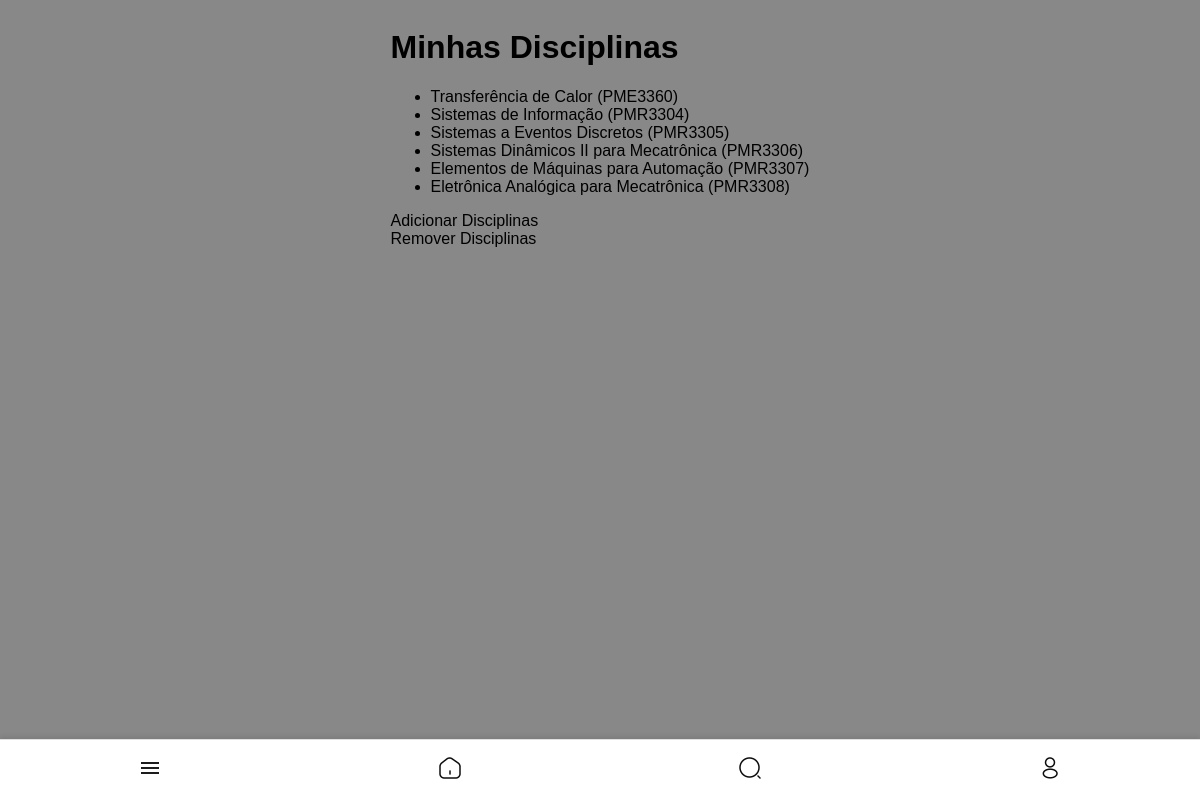
/disciplinas/ (signed in), run on the app's committed database.
### core/models.py (models this page shows, shortened)
class UserDiscipline(models.Model):
    user = models.ForeignKey(User, on_delete=models.CASCADE, related_name='user_disciplines')
    disciplina = models.ForeignKey(Disciplina, on_delete=models.CASCADE)
    added_at = models.DateTimeField(auto_now_add=True)
    class Meta:
        unique_together = ('user', 'disciplina')

class Disciplina(models.Model):
    nome = models.CharField(max_length=255)
    codigo = models.CharField(max_length=50)
    semestre = models.CharField(max_length=50)
    curso = models.CharField(max_length=255)
    tipo = models.CharField(max_length=50)

### core/views.py (the view)
# urls.py: path('disciplinas/', views.disciplinas, name='disciplinas'),
@login_required
def disciplinas(request):
    if request.user.user_type not in ['aluno', 'representante']:
        return HttpResponseForbidden("Você não tem permissão para acessar esta página.")
    user_disciplines = UserDiscipline.objects.filter(user=request.user).select_related('disciplina')
    return render(request, 'core/disciplinas.html', {
        'user_disciplines': user_disciplines,
    })

### templates/core/disciplinas.html (shortened to what this page needs)
{% extends 'core/base.html' %}
{% block content %}
    <h1>Minhas Disciplinas</h1>
    <ul>
        {% for user_discipline in user_disciplines %}
        <li>
            {{ user_discipline.disciplina.nome }} ({{ user_discipline.disciplina.codigo }})
        </li>
        {% empty %}
        <li>Você não adicionou nenhuma disciplina ainda.</li>
        {% endfor %}
    </ul>
    <a href="{% url 'adicionar_disciplinas' %}">Adicionar Disciplinas</a><br>
    <a href="{% url 'remover_disciplinas' %}">Remover Disciplinas</a>
{% endblock %}

### templates/core/base.html (shortened to what this page needs)
{% load static %}
<!DOCTYPE html>
<html lang="pt-br">
<head>
    <link rel="stylesheet" type="text/css" href="{% static 'style.css' %}?v={{ timestamp }}">
    <link rel="stylesheet" href="https://cdnjs.cloudflare.com/ajax/libs/font-awesome/5.15.4/css/all.min.css">
</head>
<body>
    <main>
        {% block content %}
        {% endblock %}
    </main>
    {% if user.is_authenticated %}
    <div class="bottom-nav">
        <a href="#menu" class="nav-item menu-toggle">
            <img src="{% static 'menu.png' %}" alt="Menu">
        </a>
        <a href="{% url 'home' %}" class="nav-item">
            <img src="{% static 'home-2.png' %}" alt="Home">
        </a>
        <a href="#search" class="nav-item">
            <img src="{% static 'search.png' %}" alt="Search">
        </a>
        <a href="#profile" class="nav-item">
            <img src="{% static 'profile.png' %}" alt="Profile">
        </a>
    </div>
    {% endif %}
</body>
</html>

### media/style.css (style rules this page uses)
body { font-family: Arial, sans-serif; background-color: #888; display: flex; flex-direction: column; align-items: center; }
a { text-decoration: none; color: #000000; }
.bottom-nav { position: fixed; bottom: 0; left: 0; width: 100%; height: min(60px, 20vw); background-color: #fff; display: flex; flex-direction: row; justify-content: space-around; align-items: center; border-top: 1px solid #e0e0e0; box-shadow: 0 -2px 5px rgba(0, 0, 0, 0.1); z-index: 600; }
.nav-item { flex: 1; text-align: center; color: #333; text-decoration: none; position: relative; }
.nav-item img { width: min(24px, 8vw); height: min(24px, 8vw); filter: grayscale(100%); }

### data on the page
UserDiscipline: disciplina.nome "Transferência de Calor", disciplina.codigo "PME3360"
UserDiscipline: disciplina.nome "Sistemas de Informação", disciplina.codigo "PMR3304"
UserDiscipline: disciplina.nome "Sistemas a Eventos Discretos", disciplina.codigo "PMR3305"
UserDiscipline: disciplina.nome "Sistemas Dinâmicos II para Mecatrônica", disciplina.codigo "PMR3306"
UserDiscipline: disciplina.nome "Elementos de Máquinas para Automação", disciplina.codigo "PMR3307"
UserDiscipline: disciplina.nome "Eletrônica Analógica para Mecatrônica", disciplina.codigo "PMR3308"
